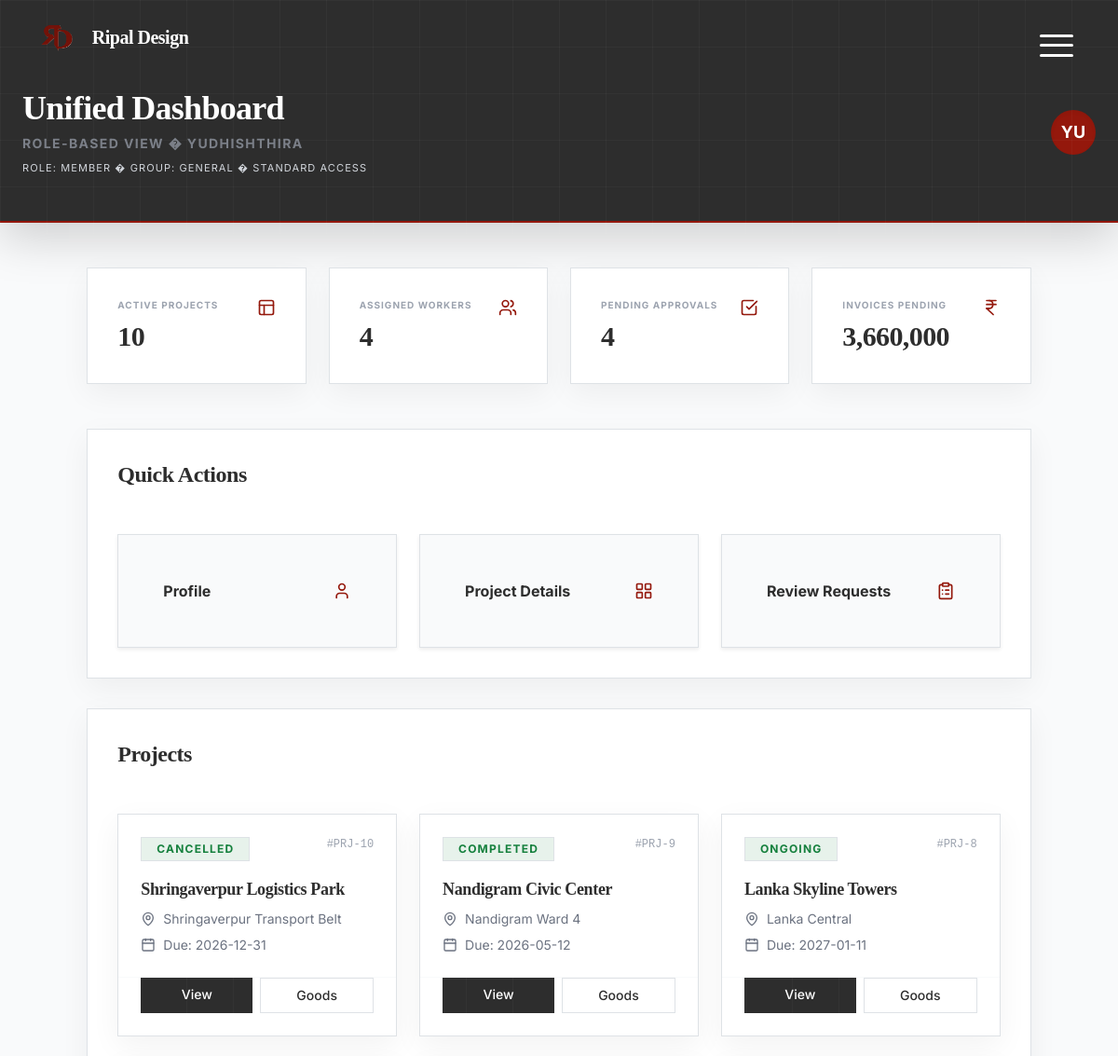
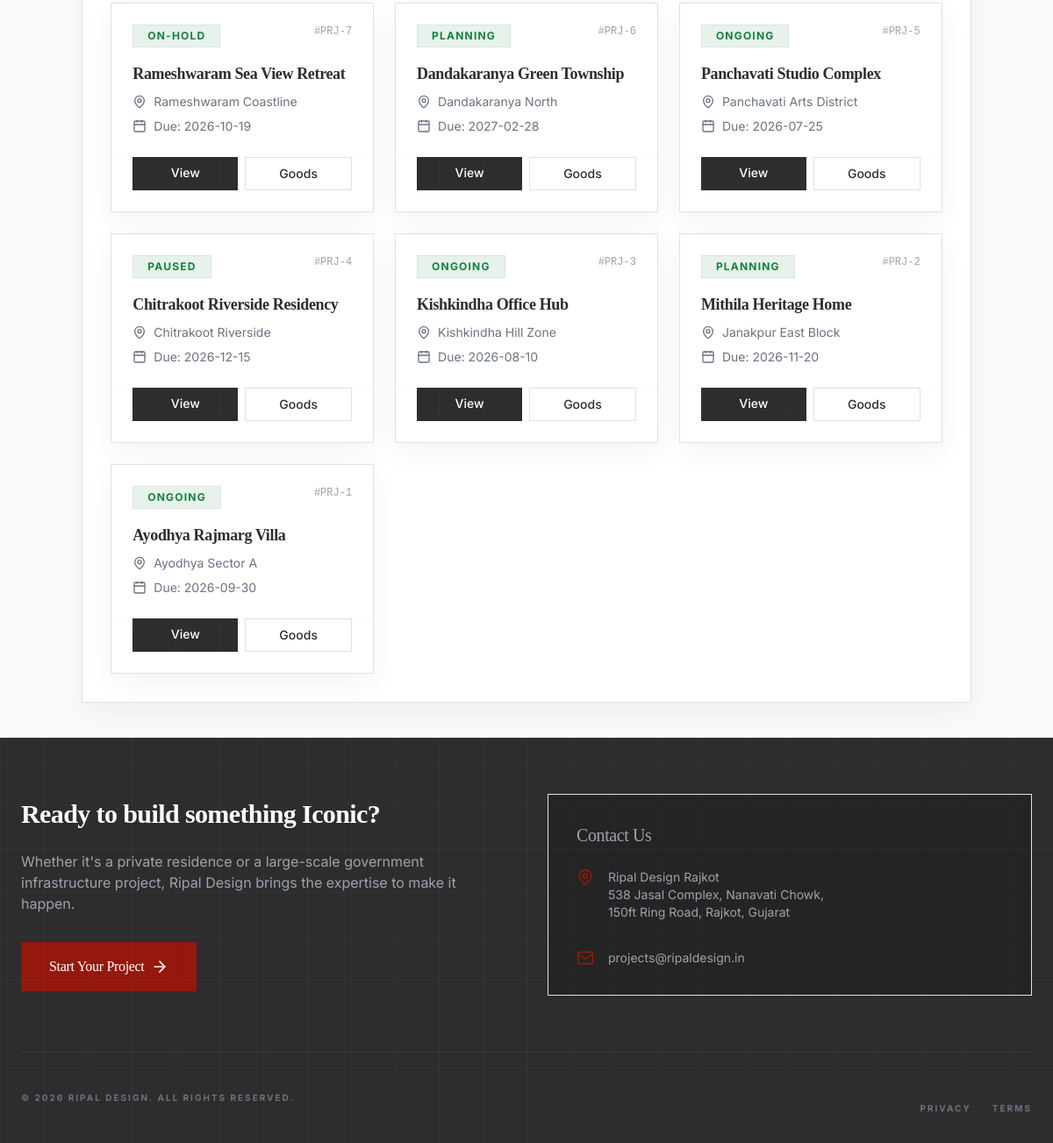
/Common/dashboard_unified.php (signed in), run on the app's committed database (2 pictures, top to bottom).
### tables this page shows
CREATE TABLE IF NOT EXISTS projects (
  id INT AUTO_INCREMENT PRIMARY KEY,
  name VARCHAR(255) NOT NULL,
  status ENUM('planning','ongoing','paused','completed','on-hold','cancelled') DEFAULT 'ongoing',
  budget DECIMAL(15,2) DEFAULT NULL,
  progress INT DEFAULT 0,
  due DATE DEFAULT NULL,
  location TEXT DEFAULT NULL,
  site_location VARCHAR(255) DEFAULT NULL,
  address TEXT DEFAULT NULL,
  owner_name VARCHAR(255) DEFAULT NULL,
  owner_contact VARCHAR(50) DEFAULT NULL,
  owner_email VARCHAR(255) DEFAULT NULL,
  worker_name VARCHAR(255) DEFAULT NULL,
  project_type VARCHAR(100) DEFAULT NULL,
  client_id INT DEFAULT NULL,
  created_by INT DEFAULT NULL,
  latitude DECIMAL(10,7) DEFAULT NULL,
  longitude DECIMAL(10,7) DEFAULT NULL,
  created_at TIMESTAMP NOT NULL DEFAULT CURRENT_TIMESTAMP,
  updated_at TIMESTAMP NULL DEFAULT NULL ON UPDATE CURRENT_TIMESTAMP,
  FOREIGN KEY (client_id) REFERENCES users(id) ON DELETE SET NULL,
  FOREIGN KEY (created_by) REFERENCES users(id) ON DELETE SET NULL,
  INDEX idx_projects_status (status),
  INDEX idx_projects_client (client_id)
);

### includes/util.php (called while the page is built, shortened)
<?php
if (!function_exists('esc')) {
    function esc($s) {
        return htmlspecialchars((string)$s, ENT_QUOTES, 'UTF-8');
    }
}
if (!function_exists('esc_attr')) {
    function esc_attr($s) {
        return htmlspecialchars((string)$s, ENT_QUOTES, 'UTF-8');
    }
}
if (!function_exists('base_path')) {
    function base_path($path = '') {
        $basePath = rtrim(BASE_PATH, '/');
        return $basePath . '/' . ltrim($path, '/');
    }
}
if (!function_exists('db_query')) {
    function db_query($sql, $params = []) {
        global $pdo;
        try {
            $stmt = $pdo->prepare($sql);
            $stmt->execute($params);
            return $stmt;
        } catch (PDOException $e) {
            error_log('Database query error: ' . $e->getMessage());
            return false;
        }
    }
}
if (!function_exists('db_fetch')) {
    function db_fetch($sql, $params = []) {
        $stmt = db_query($sql, $params);
        return $stmt ? $stmt->fetch() : false;
    }
}
if (!function_exists('db_fetch_all')) {
    function db_fetch_all($sql, $params = []) {
        $stmt = db_query($sql, $params);
        return $stmt ? $stmt->fetchAll() : [];
    }
}
?>

### Common/dashboard_unified.php (the view, shortened to what this page needs)
<?php
$sessionUser = $_SESSION['user'] ?? null;
$sessionRole = is_array($sessionUser) ? (string)($sessionUser['role'] ?? '') : '';
$displayName = is_array($sessionUser)
    ? (string)($sessionUser['first_name'] ?? $sessionUser['username'] ?? $sessionUser['email'] ?? 'Demo User')
    : (string)($sessionUser ?: 'Demo User');
$roleContext = [
    'role_code' => '',
    'role_name' => '',
    'group_code' => '',
    'group_name' => '',
];
$variant = isset($DASHBOARD_VARIANT) ? (string)$DASHBOARD_VARIANT : '';
if ($variant === '') {
    if ($sessionRole === 'admin' || strpos($roleContext['role_code'], 'admin') !== false) {
        $variant = 'admin';
    } elseif ($sessionRole === 'worker' || $roleContext['group_code'] === 'site_ops' || strpos($roleContext['role_code'], 'site_') === 0) {
        $variant = 'worker';
    } else {
        $variant = 'main';
    }
}
$isAdmin = $variant === 'admin';
$isWorker = $variant === 'worker';
$isReadOnly = $isWorker;
$roleDisplayName = $roleContext['role_name'] !== ''
    ? $roleContext['role_name']
    : ($sessionRole !== '' ? ucfirst(str_replace('_', ' ', $sessionRole)) : 'Member');
$groupDisplayName = $roleContext['group_name'] !== '' ? $roleContext['group_name'] : 'General';
$userInitials = strtoupper(substr($displayName, 0, 2));
$projects = [];
$workers = [];
$pendingApprovals = 0;
$invoicePending = 0.0;
$kpis = [
    'users_total' => 0,
    'projects_total' => 0,
    'leaves_pending' => 0,
    'reviews_pending' => 0,
];
if (db_connected() && db_table_exists('projects')) {
    if (empty($projects)) {
        $limit = $isWorker ? 12 : 200;
        $projects = db_fetch_all("SELECT id, name, status, COALESCE(progress,0) AS progress, COALESCE(due,'1970-01-01') AS due, COALESCE(location,'') AS location, latitude, longitude, budget FROM projects ORDER BY id DESC LIMIT {$limit}");
    }
}
if (db_connected() && db_table_exists('users')) {
    $workers = db_fetch_all("SELECT id, username FROM users WHERE role = 'worker' ORDER BY username ASC");
}
if (db_connected() && db_table_exists('review_requests')) {
    $row = db_fetch("SELECT COUNT(*) AS c FROM review_requests WHERE status = 'pending'");
    $pendingApprovals = (int)($row['c'] ?? 0);
}
if (db_connected() && db_table_exists('project_goods')) {
    $row = db_fetch('SELECT COALESCE(SUM(total_price),0) AS s FROM project_goods');
    $invoicePending = (float)($row['s'] ?? 0);
}
$subtitle = $isAdmin ? 'Administrative View' : ($isWorker ? 'Operational View' : 'Role-Based View');
$badge = $isReadOnly ? 'Read Only' : 'Standard Access';
$statCards = [];
if ($isAdmin) {
    $statCards = [
        ['label' => 'Total Users', 'value' => (int)$kpis['users_total'], 'icon' => 'users'],
        ['label' => 'Projects', 'value' => (int)$kpis['projects_total'], 'icon' => 'layout-grid'],
        ['label' => 'Leave Pending', 'value' => (int)$kpis['leaves_pending'], 'icon' => 'calendar-check'],
        ['label' => 'Reviews Pending', 'value' => (int)$kpis['reviews_pending'], 'icon' => 'clipboard-list'],
    ];
} else {
    $statCards = [
        ['label' => 'Active Projects', 'value' => count($projects), 'icon' => 'layout'],
        ['label' => 'Assigned Workers', 'value' => count($workers), 'icon' => 'users'],
        ['label' => 'Pending Approvals', 'value' => $pendingApprovals, 'icon' => 'check-square'],
        ['label' => 'Invoices Pending', 'value' => number_format($invoicePending, 0, '.', ','), 'icon' => 'indian-rupee'],
    ];
}
$actionCards = [
    ['label' => 'Profile', 'href' => base_path('dashboard/profile.php'), 'icon' => 'user'],
    ['label' => 'Project Details', 'href' => base_path('dashboard/project_details.php'), 'icon' => 'layout-grid'],
    ['label' => 'Review Requests', 'href' => base_path('dashboard/review_requests.php'), 'icon' => 'clipboard-list'],
];
?>
<!DOCTYPE html>
<html lang="en" class="bg-canvas-white">
<head>
  <?php $HEADER_MODE = 'dashboard'; require_once __DIR__ . '/header.php'; ?>
</head>
<body class="font-sans text-foundation-grey bg-canvas-white">
<div class="min-h-screen flex flex-col">
  <header class="bg-foundation-grey text-white pt-20 md:pt-24 pb-8 md:pb-12 px-4 sm:px-6 lg:px-8 shadow-lg mb-8 md:mb-12 border-b-2 border-rajkot-rust">
    <div class="max-w-7xl mx-auto flex flex-col md:flex-row md:items-center md:justify-between gap-6">
      <div>
        <h1 class="text-3xl md:text-4xl font-serif font-bold">Unified Dashboard</h1>
        <p class="text-gray-400 mt-2 text-sm uppercase tracking-widest font-bold opacity-70">
          <?php echo esc($subtitle); ?> � <?php echo esc($displayName); ?>
        </p>
        <p class="text-[11px] mt-2 uppercase tracking-widest text-gray-300">
          Role: <?php echo esc($roleDisplayName); ?> � Group: <?php echo esc($groupDisplayName); ?> � <?php echo esc($badge); ?>
        </p>
      </div>
      <div class="w-12 h-12 bg-rajkot-rust rounded-full flex items-center justify-center font-bold text-lg shadow-inner">
        <?php echo esc($userInitials); ?>
      </div>
    </div>
  </header>
  <main class="flex-grow max-w-7xl mx-auto px-4 sm:px-6 lg:px-8 pb-10">
    <div class="grid grid-cols-1 sm:grid-cols-2 lg:grid-cols-4 gap-4 md:gap-6 mb-8 md:mb-12">
      <?php foreach ($statCards as $card): ?>
        <div class="bg-white p-6 md:p-8 shadow-premium border border-gray-100 relative overflow-hidden">
          <div class="flex items-start justify-between gap-4">
            <div>
              <span class="text-[10px] font-bold text-gray-400 uppercase tracking-widest block mb-2"><?php echo esc($card['label']); ?></span>
              <span class="text-2xl md:text-3xl font-serif font-bold text-foundation-grey"><?php echo esc((string)$card['value']); ?></span>
            </div>
            <i data-lucide="<?php echo esc_attr($card['icon']); ?>" class="w-5 h-5 text-rajkot-rust"></i>
          </div>
        </div>
      <?php endforeach; ?>
    </div>
    <section class="bg-white shadow-premium border border-gray-100 p-6 md:p-8 mb-8">
      <h2 class="text-xl md:text-2xl font-serif font-bold mb-5">Quick Actions</h2>
      <div class="grid grid-cols-1 sm:grid-cols-2 lg:grid-cols-3 gap-4">
        <?php foreach ($actionCards as $card): ?>
          <a href="<?php echo esc_attr($card['href']); ?>" class="group border border-gray-100 hover:border-rajkot-rust p-5 shadow-sm hover:shadow-premium transition-all no-underline bg-gray-50 hover:bg-white">
            <div class="flex items-center justify-between">
              <div class="font-bold text-foundation-grey"><?php echo esc($card['label']); ?></div>
              <i data-lucide="<?php echo esc_attr($card['icon']); ?>" class="w-5 h-5 text-rajkot-rust"></i>
            </div>
          </a>
        <?php endforeach; ?>
      </div>
    </section>
    <section class="bg-white shadow-premium border border-gray-100 p-6 md:p-8">
      <div class="flex items-center justify-between mb-5">
        <h2 class="text-xl md:text-2xl font-serif font-bold">Projects</h2>
      </div>
      <div class="grid grid-cols-1 md:grid-cols-2 lg:grid-cols-3 gap-6">
        <?php foreach ($projects as $p): ?>
          <div class="group bg-white border border-gray-200 shadow-premium hover:shadow-premium-hover transition-all duration-300 flex flex-col">
            <div class="p-6">
              <div class="flex justify-between items-start mb-3">
                <span class="px-3 py-1 bg-approval-green/10 text-approval-green text-xs font-bold uppercase tracking-widest border border-approval-green/20">
                  <?php echo esc(strtoupper((string)($p['status'] ?? 'ongoing'))); ?>
                </span>
                <span class="text-xs text-gray-400 font-mono">#PRJ-<?php echo (int)($p['id'] ?? 0); ?></span>
              </div>
              <h3 class="text-lg font-serif font-bold group-hover:text-rajkot-rust transition-colors mb-2"><?php echo esc($p['name'] ?? 'Untitled'); ?></h3>
              <div class="space-y-2 text-sm text-gray-500">
                <div class="flex items-center"><i data-lucide="map-pin" class="w-4 h-4 mr-2"></i><?php echo esc(($p['location'] ?? '') ?: 'Location not set'); ?></div>
                <div class="flex items-center"><i data-lucide="calendar" class="w-4 h-4 mr-2"></i>Due: <?php echo !empty($p['due']) && $p['due'] !== '1970-01-01' ? esc((string)$p['due']) : 'N/A'; ?></div>
              </div>
            </div>
            <div class="mt-auto p-6 pt-0 flex gap-2 border-t border-gray-50 pt-6">
              <?php if ($isWorker): ?>
                <a href="<?php echo esc_attr(base_path('worker/project_details.php?id=' . (int)$p['id'] . '&readonly=1')); ?>" class="flex-1 bg-foundation-grey hover:bg-black text-white text-center py-2 text-sm font-medium transition-colors no-underline">View</a>
              <?php else: ?>
                <a href="<?php echo esc_attr(base_path('dashboard/project_details.php?id=' . (int)$p['id'])); ?>" class="flex-1 bg-foundation-grey hover:bg-black text-white text-center py-2 text-sm font-medium transition-colors no-underline">View</a>
                <?php if (!$isReadOnly): ?>
                  <a href="<?php echo esc_attr(base_path('dashboard/goods_list.php?project_id=' . (int)$p['id'])); ?>" class="flex-1 border border-gray-300 hover:bg-gray-50 text-center py-2 text-sm font-medium transition-colors no-underline text-foundation-grey">Goods</a>
                <?php endif; ?>
              <?php endif; ?>
            </div>
          </div>
        <?php endforeach; ?>
      </div>
    </section>
  </main>
  <?php require_once __DIR__ . '/footer.php'; ?>
</div>
</body>
</html>

### data on the page
projects: status "CANCELLED", id "10", name "Shringaverpur Logistics Park", location "Shringaverpur Transport Belt", due "2026-12-31"
projects: status "COMPLETED", id "9", name "Nandigram Civic Center", location "Nandigram Ward 4", due "2026-05-12"
projects: status "ONGOING", id "8", name "Lanka Skyline Towers", location "Lanka Central", due "2027-01-11"
projects: status "ON-HOLD", id "7", name "Rameshwaram Sea View Retreat", location "Rameshwaram Coastline", due "2026-10-19"
projects: status "PLANNING", id "6", name "Dandakaranya Green Township", location "Dandakaranya North", due "2027-02-28"
projects: status "ONGOING", id "5", name "Panchavati Studio Complex", location "Panchavati Arts District", due "2026-07-25"
projects: status "PAUSED", id "4", name "Chitrakoot Riverside Residency", location "Chitrakoot Riverside", due "2026-12-15"
projects: status "ONGOING", id "3", name "Kishkindha Office Hub", location "Kishkindha Hill Zone", due "2026-08-10"
projects: status "PLANNING", id "2", name "Mithila Heritage Home", location "Janakpur East Block", due "2026-11-20"
projects: status "ONGOING", id "1", name "Ayodhya Rajmarg Villa", location "Ayodhya Sector A", due "2026-09-30"

### other printed values
$subtitle "ROLE-BASED VIEW"
$displayName "YUDHISHTHIRA"
$roleDisplayName "MEMBER"
$groupDisplayName "GENERAL"
$badge "STANDARD ACCESS"
$userInitials "YU"
$card['label'] "ACTIVE PROJECTS"
$card['value'] "10"
$card['label'] "ASSIGNED WORKERS"
$card['value'] "4"
$card['label'] "PENDING APPROVALS"
$card['label'] "INVOICES PENDING"
$card['value'] "3,660,000"
$card['label'] "Profile"
$card['label'] "Project Details"
